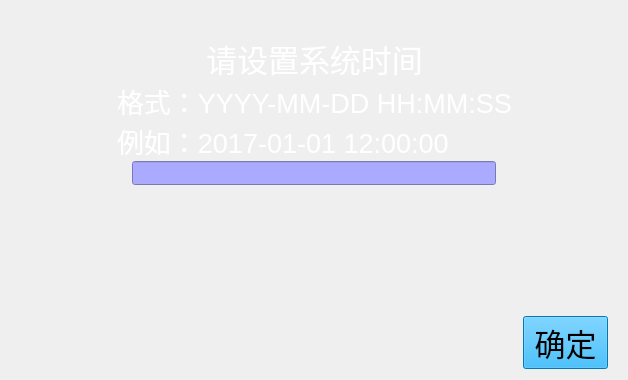
<?xml version="1.0" encoding="UTF-8"?>
<ui version="4.0">
 <class>SystemTimeSet</class>
 <widget class="QWidget" name="SystemTimeSet">
  <property name="geometry">
   <rect>
    <x>0</x>
    <y>0</y>
    <width>628</width>
    <height>380</height>
   </rect>
  </property>
  <property name="windowTitle">
   <string>Form</string>
  </property>
  <layout class="QHBoxLayout" name="horizontalLayout_5">
   <property name="sizeConstraint">
    <enum>QLayout::SetMinAndMaxSize</enum>
   </property>
   <item>
    <layout class="QVBoxLayout" name="verticalLayout_3" stretch="2,1,1">
     <property name="sizeConstraint">
      <enum>QLayout::SetMinAndMaxSize</enum>
     </property>
     <item>
      <layout class="QVBoxLayout" name="verticalLayout_2" stretch="1,1,2,1,1">
       <property name="spacing">
        <number>0</number>
       </property>
       <property name="sizeConstraint">
        <enum>QLayout::SetMinAndMaxSize</enum>
       </property>
       <item>
        <spacer name="verticalSpacer">
         <property name="orientation">
          <enum>Qt::Vertical</enum>
         </property>
         <property name="sizeHint" stdset="0">
          <size>
           <width>20</width>
           <height>40</height>
          </size>
         </property>
        </spacer>
       </item>
       <item>
        <layout class="QHBoxLayout" name="horizontalLayout" stretch="1,1,1">
         <property name="sizeConstraint">
          <enum>QLayout::SetMinAndMaxSize</enum>
         </property>
         <item>
          <spacer name="horizontalSpacer">
           <property name="orientation">
            <enum>Qt::Horizontal</enum>
           </property>
           <property name="sizeHint" stdset="0">
            <size>
             <width>40</width>
             <height>20</height>
            </size>
           </property>
          </spacer>
         </item>
         <item>
          <widget class="QLabel" name="label">
           <property name="font">
            <font>
             <pointsize>23</pointsize>
            </font>
           </property>
           <property name="styleSheet">
            <string notr="true">color: rgb(255, 255, 255);</string>
           </property>
           <property name="text">
            <string>请设置系统时间</string>
           </property>
           <property name="alignment">
            <set>Qt::AlignCenter</set>
           </property>
          </widget>
         </item>
         <item>
          <spacer name="horizontalSpacer_2">
           <property name="orientation">
            <enum>Qt::Horizontal</enum>
           </property>
           <property name="sizeHint" stdset="0">
            <size>
             <width>40</width>
             <height>20</height>
            </size>
           </property>
          </spacer>
         </item>
        </layout>
       </item>
       <item>
        <layout class="QHBoxLayout" name="horizontalLayout_2" stretch="1,2,1">
         <property name="sizeConstraint">
          <enum>QLayout::SetMinAndMaxSize</enum>
         </property>
         <item>
          <spacer name="horizontalSpacer_3">
           <property name="orientation">
            <enum>Qt::Horizontal</enum>
           </property>
           <property name="sizeHint" stdset="0">
            <size>
             <width>40</width>
             <height>20</height>
            </size>
           </property>
          </spacer>
         </item>
         <item>
          <layout class="QVBoxLayout" name="verticalLayout" stretch="1,1">
           <property name="spacing">
            <number>0</number>
           </property>
           <property name="sizeConstraint">
            <enum>QLayout::SetMinAndMaxSize</enum>
           </property>
           <item>
            <widget class="QLabel" name="label_2">
             <property name="font">
              <font>
               <pointsize>20</pointsize>
              </font>
             </property>
             <property name="styleSheet">
              <string notr="true">color: rgb(255, 255, 255);</string>
             </property>
             <property name="text">
              <string>格式：YYYY-MM-DD HH:MM:SS</string>
             </property>
            </widget>
           </item>
           <item>
            <widget class="QLabel" name="label_3">
             <property name="font">
              <font>
               <pointsize>20</pointsize>
              </font>
             </property>
             <property name="styleSheet">
              <string notr="true">color: rgb(255, 255, 255);</string>
             </property>
             <property name="text">
              <string>例如：2017-01-01 12:00:00</string>
             </property>
            </widget>
           </item>
          </layout>
         </item>
         <item>
          <spacer name="horizontalSpacer_4">
           <property name="orientation">
            <enum>Qt::Horizontal</enum>
           </property>
           <property name="sizeHint" stdset="0">
            <size>
             <width>40</width>
             <height>20</height>
            </size>
           </property>
          </spacer>
         </item>
        </layout>
       </item>
       <item>
        <layout class="QHBoxLayout" name="horizontalLayout_3" stretch="1,3,1">
         <property name="sizeConstraint">
          <enum>QLayout::SetMinAndMaxSize</enum>
         </property>
         <item>
          <spacer name="horizontalSpacer_5">
           <property name="orientation">
            <enum>Qt::Horizontal</enum>
           </property>
           <property name="sizeHint" stdset="0">
            <size>
             <width>40</width>
             <height>20</height>
            </size>
           </property>
          </spacer>
         </item>
         <item>
          <widget class="LineEditKeyboard" name="lineEditSystemTime">
           <property name="sizePolicy">
            <sizepolicy hsizetype="Preferred" vsizetype="Preferred">
             <horstretch>0</horstretch>
             <verstretch>0</verstretch>
            </sizepolicy>
           </property>
           <property name="maximumSize">
            <size>
             <width>16777215</width>
             <height>35</height>
            </size>
           </property>
           <property name="styleSheet">
            <string notr="true">font: 19pt &quot;Adobe Arabic&quot;;
background-color: rgb(170, 170, 255);</string>
           </property>
          </widget>
         </item>
         <item>
          <spacer name="horizontalSpacer_6">
           <property name="orientation">
            <enum>Qt::Horizontal</enum>
           </property>
           <property name="sizeHint" stdset="0">
            <size>
             <width>40</width>
             <height>20</height>
            </size>
           </property>
          </spacer>
         </item>
        </layout>
       </item>
       <item>
        <spacer name="verticalSpacer_2">
         <property name="orientation">
          <enum>Qt::Vertical</enum>
         </property>
         <property name="sizeHint" stdset="0">
          <size>
           <width>20</width>
           <height>40</height>
          </size>
         </property>
        </spacer>
       </item>
      </layout>
     </item>
     <item>
      <spacer name="verticalSpacer_3">
       <property name="orientation">
        <enum>Qt::Vertical</enum>
       </property>
       <property name="sizeHint" stdset="0">
        <size>
         <width>20</width>
         <height>40</height>
        </size>
       </property>
      </spacer>
     </item>
     <item>
      <layout class="QHBoxLayout" name="horizontalLayout_4" stretch="6,1">
       <property name="sizeConstraint">
        <enum>QLayout::SetMinAndMaxSize</enum>
       </property>
       <property name="rightMargin">
        <number>9</number>
       </property>
       <item>
        <spacer name="horizontalSpacer_7">
         <property name="orientation">
          <enum>Qt::Horizontal</enum>
         </property>
         <property name="sizeHint" stdset="0">
          <size>
           <width>40</width>
           <height>20</height>
          </size>
         </property>
        </spacer>
       </item>
       <item>
        <widget class="QPushButton" name="pushButtonSave">
         <property name="focusPolicy">
          <enum>Qt::NoFocus</enum>
         </property>
         <property name="styleSheet">
          <string notr="true">QPushButton { background-color: rgb(0, 170, 255); color: rgb(0, 0, 0); } 
QPushButton:hover:pressed{ background-color: rgb(0,0,127); color:rgb(255, 255, 255);} 
QPushButton:hover:!pressed{ background-color: rgb(0, 170, 255); color: rgb(0, 0, 0); }
QPushButton {font: 23pt ; } </string>
         </property>
         <property name="text">
          <string>确定</string>
         </property>
        </widget>
       </item>
      </layout>
     </item>
    </layout>
   </item>
  </layout>
 </widget>
 <customwidgets>
  <customwidget>
   <class>LineEditKeyboard</class>
   <extends>QLineEdit</extends>
   <header>LineEditKeyboard.h</header>
  </customwidget>
 </customwidgets>
 <resources/>
 <connections/>
</ui>
